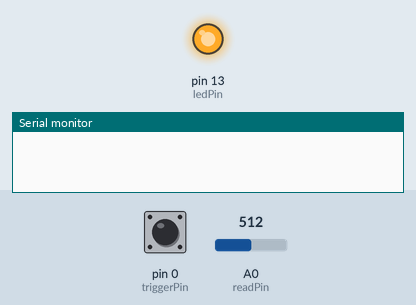
This sketch was run on a simulated Teensy 3. Parts: output pins drawn as LEDs (lit = HIGH), the last lines printed to the serial monitor. The test bench sets the inputs (shaded band); at power-on: pin 0 (triggerPin) HIGH, A0 (readPin) = 512 (analog values on the 0–1023 scale).

Above: at 1.2 s.
1.3 s: pin 0 (triggerPin) pulled LOW for 0.15 s
At 2.2 s:
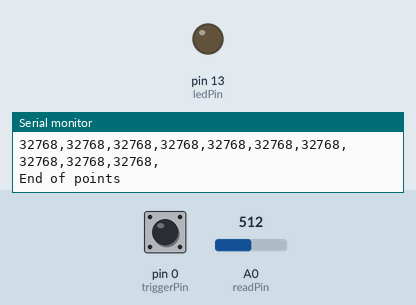
4.4 s: pin 0 (triggerPin) pulled LOW for 1 s
At 7.6 s:
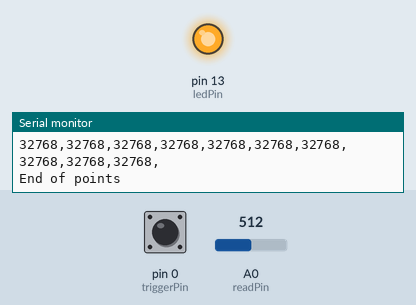
7.9 s: pin 0 (triggerPin) pulled LOW for 3.2 s
At 8.4 s:
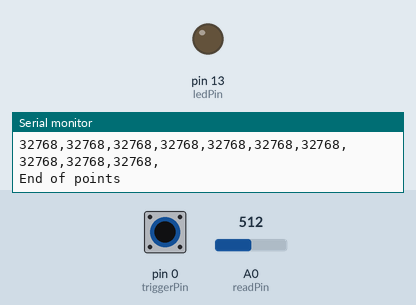
Timing chart, 0 to 13.9 s (numbered marks = the images above; inputs shaded):
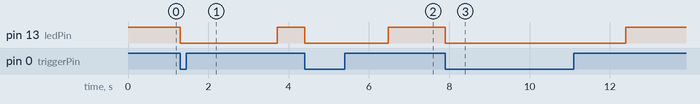

The sketch:

adcspeedtest3.3.ino
```cpp
// ADC speed test and points collection
//  with customized ADC software (faster than analogRead() )
//  customized to work on Teensy 3.1: 32-bit MK20DX256 72MHz ARM Cortex-M4
//                      256KB of Flash memory, 64KB of RAM
//                      see http://www.pjrc.com/teensy/ for details
//  should be able to run on other ARM Cortex family processors
//  may need modifications for ADC differences
//  Test results: sps = 285,714, elapsedTime = 7 mSec

// #include <ADC.h>

// ADC *adc = new ADC(); // adc object


// uses interval timer and ISR to read ADC at each timer interrupt

const int readPin = A0;        // ADC0, A0 pin 14
const int maxpoints = 500;    // number of points to collect

int ledPin = LED_BUILTIN;      // On board LED connected to digital pin 13
int triggerPin = 0;            // Start points collection when D0 goes low

int sps = 0;
double startTime, elapsedTime;

// Create an IntervalTimer object
// note: varialbles shared with ISR need to be volatile and accessed with interrupts disabled
IntervalTimer myTimer;

volatile int iterations = 0;                // initialize iteration counter
volatile uint16_t points[maxpoints];        // store points here (16 bits per sample)
volatile boolean sampleFlag = false;        // sample points while sampleFlag is "true"

void setup() {

  //  ADC_Configuration();   //  set up ADC for single channel on-demand conversions
  analogReadResolution(16);  // set bits of resolution to 16
  analogReadAveraging(1);    // set number of averages - 1 to 32

  pinMode(ledPin, OUTPUT);                  // sets the LED pin as output
  pinMode(triggerPin, INPUT_PULLUP);        // sets the trigger pin as input
  pinMode(readPin, INPUT);                  // A0, pin 14 single ended input
  Serial.begin(9600);                       // open serial over usb

  myTimer.begin(adc_isr, 8);          // initialize timer obj:  ISR -> adc_isr, interrupt every 8 usec (125Ksps)
}


void loop()
{
    digitalWrite(ledPin, HIGH);   // Turn ON the LED pin
    iterations = 0;               // Reset iterations counter

    while (digitalRead(triggerPin) == HIGH);   //  Wait for signal (low) to start points collection

    startTime = millis();

    noInterrupts();
    sampleFlag = true;            // begin collecting sample points
    interrupts();

    digitalWrite(ledPin, LOW);   // Turn OFF the LED pin while sampling

    while (sampleFlag == true);  // wait until done sampling

    elapsedTime = millis() - startTime;

    sps = round ( (float) maxpoints * 1000.0 / (float) elapsedTime );

    printPoints();                              // print points to serial port

    delay(2000);                 //  wait 2 sec before looking for new cycle trigger signal
}

void adc_isr(void) {                             //  ADC ISR - collects adc samples
    if (sampleFlag == true) {
      if (iterations < maxpoints) {              // collect samples until maxpoints is reached
      points[iterations] = analogRead(readPin);  // read the analog input channel (16 bits 0-65535  0-3.3V)
                                                 // sample time is the fastest - 1.5 cycles/conversion
                                                 // and store the value in an array of points
      iterations++;
      if (iterations == maxpoints) {
        sampleFlag = false;                      //  stop sampling once maxpoints are collected
        }
      }
    }
}

void printPoints(void)          // print points collected
{
    Serial.println();
    Serial.print(maxpoints);
    Serial.print(" ADC samples in ");
    Serial.print(elapsedTime);
    Serial.print(" ms = ");
    Serial.print(sps);
    Serial.println(" samples/sec");
    Serial.println("(16 bits 0-65535  0-3.3V)");
    Serial.println("printing all points 10 per line");

    int lines = maxpoints / 10;
    int linenum = 0;

    while (linenum < lines)
    {
        for (int i=0; i <10; i++) {
            Serial.print(points[i+(linenum*10)]);
            Serial.print(",");                      // comma separated
        }
        Serial.println();
        linenum++;
    }

    Serial.println("End of points");
}
```

Measured:
- after the input at 1.3 s, pin 13 (ledPin): HIGH → LOW at once, → HIGH 2.4 s later
- after the input at 4.4 s, pin 13 (ledPin): HIGH → LOW at once, → HIGH 2.1 s later
- after the input at 7.9 s, pin 13 (ledPin): HIGH → LOW at once, → HIGH 4.5 s later
